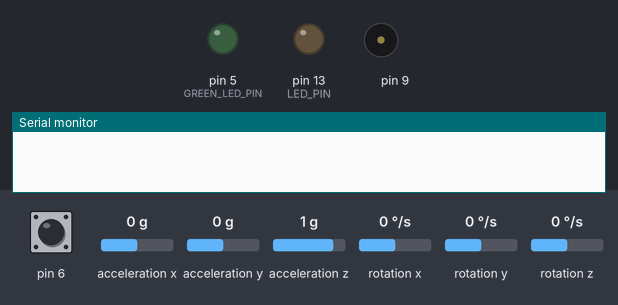
A sketch run on a simulated Arduino Uno, built with avr-gcc and run on an emulated ATmega328P. Shown: output pins drawn as LEDs (lit = HIGH), buzzer (waves = sounding), the last lines printed to the serial monitor. The test bench sets the inputs (shaded band); at power-on: pin 6 LOW, acceleration z 1 g, acceleration x 0 g, acceleration y 0 g, rotation x 0 °/s, rotation y 0 °/s, rotation z 0 °/s.

Above: at 1.2 s.
1.3 s: pin 6 driven HIGH
At 1.9 s:
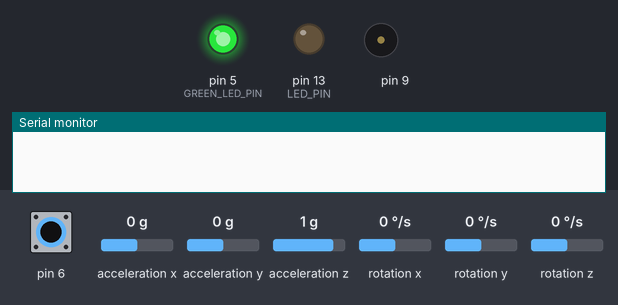
3.8 s: acceleration z set to 0.5 g
5.3 s: acceleration z set to 0.2 g
At 5.9 s:
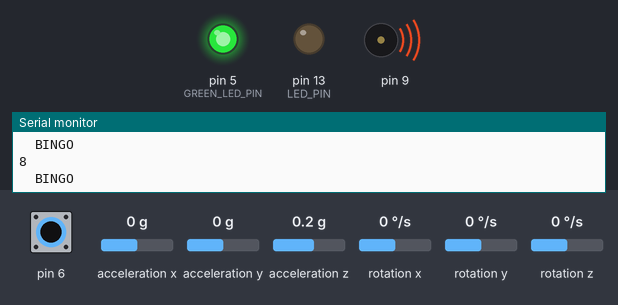
6.8 s: acceleration z set to 0.8 g
At 7.2 s:
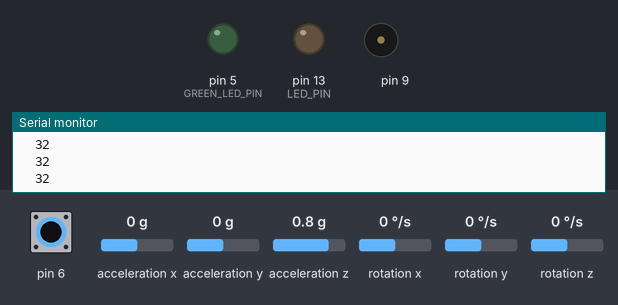
8.3 s: acceleration z set to 0 g
At 9.4 s:
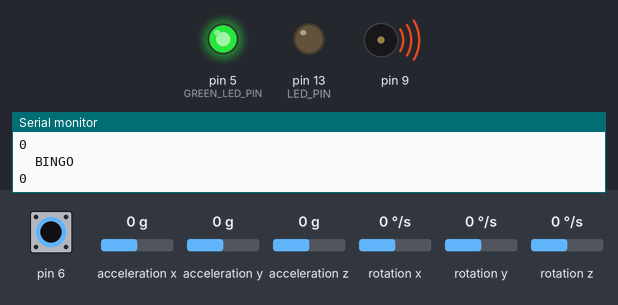
9.8 s: pin 6 pulsed LOW 2 times (0.12 s each, 0.3 s apart)
At 11.6 s:
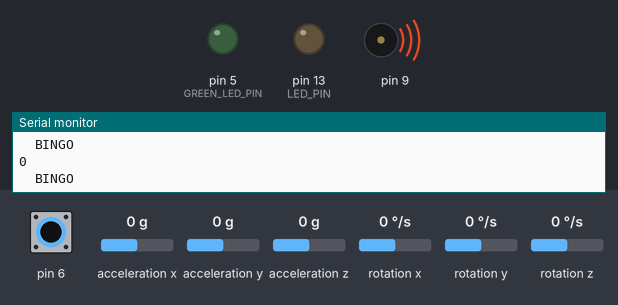
Timing chart, 0 to 13.1 s (numbered marks = the images above; inputs shaded):
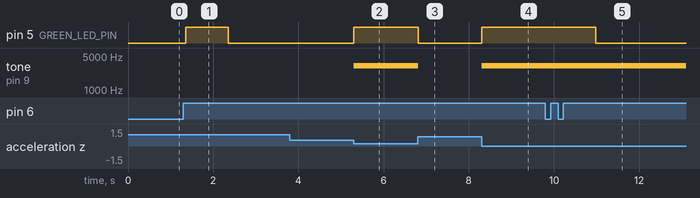

Measured:
- the behaviour switches between 0.4 and 0.3 g on acceleration z (found by bisection; images 1 and 2)
- after the input at 1.3 s, pin 5 (GREEN_LED_PIN): LOW → HIGH after 0.05 s, → LOW 1.0 s later
- after the input at 5.3 s, pin 5 (GREEN_LED_PIN): LOW → HIGH at once; tone on pin 9: silent → 3136 Hz at once
- after the input at 6.8 s, pin 5 (GREEN_LED_PIN): HIGH → LOW at once; tone on pin 9: 3136 Hz → silent at once
- after the input at 8.3 s, pin 5 (GREEN_LED_PIN): LOW → HIGH at once; tone on pin 9: silent → 3136 Hz at once
- after the input at 9.8 s, pin 5 (GREEN_LED_PIN): HIGH → LOW after 1.2 s

The sketch:

HaeminKwon_Final.ino
```cpp
#include "I2Cdev.h"
#include "MPU6050.h"

#if I2CDEV_IMPLEMENTATION == I2CDEV_ARDUINO_WIRE
#include "Wire.h"
#endif

MPU6050 accelgyro;

int16_t ax, ay, az;
int16_t gx, gy, gz;

#define OUTPUT_READABLE_ACCELGYRO

int buttonState;
int lastButtonState = LOW;
long lastDebounceTime = 0;
long debounceDelay = 50;

#define LED_PIN 13
#define GREEN_LED_PIN 5
bool blinkState = false;

bool isOn = false;

#define NOTE_G7  3136

void setup() {
#if I2CDEV_IMPLEMENTATION == I2CDEV_ARDUINO_WIRE
  Wire.begin();
#elif I2CDEV_IMPLEMENTATION == I2CDEV_BUILTIN_FASTWIRE
  Fastwire::setup(400, true);
#endif
  Serial.begin(9600);

  accelgyro.initialize();

  // configure Arduino LED for
  pinMode(LED_PIN, OUTPUT);
  pinMode(GREEN_LED_PIN, OUTPUT);
}

void loop() {
  if (isOn) {
    accelgyro.getMotion6(&ax, &ay, &az, &gx, &gy, &gz);

#ifdef OUTPUT_READABLE_ACCELGYRO

    Serial.println(az/400); Serial.print("\t");

    //divided by 400 to make the number smaller
    //az/400 is between 45 (down) and 12 , adjust when needed.

    if (az / 400 < 16) {
      digitalWrite(GREEN_LED_PIN, HIGH);
      tone(9, NOTE_G7);
      Serial.println("BINGO");
    } else {
      noTone(9);
      digitalWrite(GREEN_LED_PIN, LOW);
    }
#endif
  }

      //make button to turn on the device
  int reading = digitalRead(6);
  if (reading != lastButtonState) {
    lastDebounceTime = millis();
  }

  if ((millis() - lastDebounceTime) > debounceDelay) {
    if (reading != buttonState) {
      buttonState = reading;
      //make blink
      if (buttonState == HIGH) {
      digitalWrite(5, HIGH);
      delay(1000);
      digitalWrite(5, LOW);
      delay(1000);
        isOn = !isOn;
      }
    }
  }
  lastButtonState = reading;
}
```
